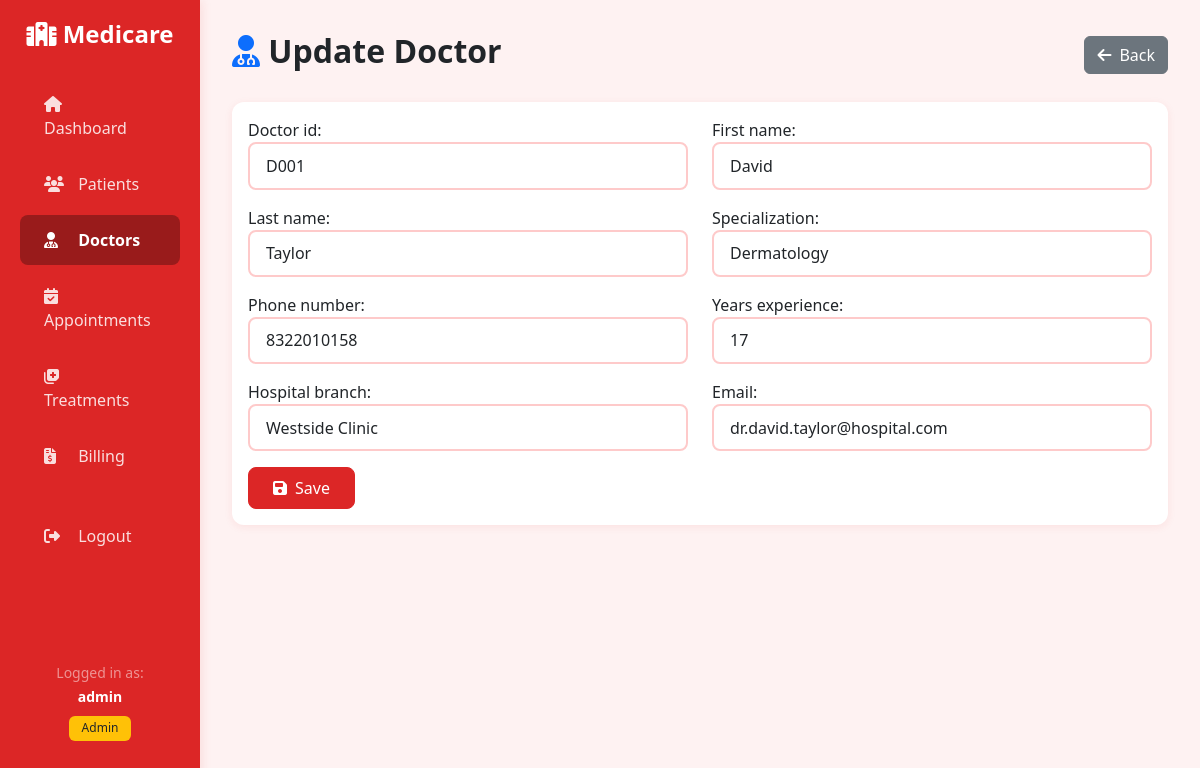
Page /doctors/D001/update/ (signed in) on the committed database.
### medicare/models.py (models this page shows, shortened)
class Doctor(models.Model):
    SPECIALIZATIONS = [
        ('Cardiology', 'Cardiology'),
        ('Dermatology', 'Dermatology'),
        ('Pediatrics', 'Pediatrics'),
        ('Oncology', 'Oncology'),
        ('Neurology', 'Neurology'),
        ('Orthopedics', 'Orthopedics'),
        ('Other', 'Other'),
    ]
    doctor_id = models.CharField(max_length=10, unique=True, primary_key=True)
    first_name = models.CharField(max_length=100)
    last_name = models.CharField(max_length=100)
    specialization = models.CharField(max_length=100, choices=SPECIALIZATIONS)
    phone_number = models.CharField(max_length=15)
    years_experience = models.IntegerField()
    hospital_branch = models.CharField(max_length=100)
    email = models.EmailField()
    class Meta:
        ordering = ['doctor_id']

### medicare/views.py (the view)
# urls.py: path('doctors/<str:pk>/update/', views.doctor_update, name='doctor_update'),
@login_required
def doctor_update(request, pk):
    doctor = get_object_or_404(Doctor, pk=pk)
    if request.method == 'POST':
        form = DoctorForm(request.POST, instance=doctor)
        if form.is_valid():
            form.save()
            messages.success(request, 'Doctor updated successfully!')
            return redirect('doctor_detail', pk=pk)
    else:
        form = DoctorForm(instance=doctor)
    return render(request, 'medicare/doctor_form.html', {'form': form, 'action': 'Update', 'doctor': doctor})

### medicare/forms.py
class DoctorForm(forms.ModelForm):
    class Meta:
        model = Doctor
        fields = '__all__'
        widgets = {
            'doctor_id': forms.TextInput(attrs={'class': 'form-control', 'placeholder': 'D001'}),
            'first_name': forms.TextInput(attrs={'class': 'form-control'}),
            'last_name': forms.TextInput(attrs={'class': 'form-control'}),
            'specialization': forms.Select(attrs={'class': 'form-control'}),
            'phone_number': forms.TextInput(attrs={'class': 'form-control'}),
            'years_experience': forms.NumberInput(attrs={'class': 'form-control'}),
            'hospital_branch': forms.TextInput(attrs={'class': 'form-control'}),
            'email': forms.EmailInput(attrs={'class': 'form-control'}),
        }

### templates/medicare/doctor_form.html (shortened to what this page needs)
{%extends 'medicare/base.html'%}
{%block content%}
<div class="d-flex justify-content-between align-items-center mb-4">
    <h1 class="h2 fw-bold"><i class="fas fa-user-md text-primary"></i> {{action}} Doctor</h1>
    <a href="{%url 'doctor_list'%}" class="btn btn-secondary">
        <i class="fas fa-arrow-left me-2"></i>Back
    </a>
</div>
<div class="card">
    <div class="card-body">
        <form method="post">
            <div class="row">
                {%for field in form%}
                <div class="col-md-6 mb-3">
                    {{field.label_tag}}
                    {{field}}
                </div>
                {%endfor%}
            </div>
            <button type="submit" class="btn btn-primary">
                <i class="fas fa-save me-2"></i>Save
            </button>
        </form>
    </div>
</div>
{%endblock%}

### templates/medicare/base.html (shortened to what this page needs)
<!DOCTYPE html>
<html lang="en">
<head>
    <link href="https://cdn.jsdelivr.net/npm/bootstrap@5.3.0/dist/css/bootstrap.min.css" rel="stylesheet">
    <link rel="stylesheet" href="https://cdnjs.cloudflare.com/ajax/libs/font-awesome/6.4.0/css/all.min.css">
</head>
<body>
    {% if user.is_authenticated %}
    <div class="container-fluid">
        <div class="row">
            <nav class="col-md-2 d-md-block sidebar">
                <div class="position-sticky pt-3">
                    <a href="{% url 'dashboard' %}" class="navbar-brand d-block text-center mb-4">
                        <i class="fas fa-hospital-alt"></i> Medicare
                    </a>
                    <ul class="nav flex-column">
                        <li class="nav-item">
                            <a class="nav-link {% if request.resolver_match.url_name == 'dashboard' %}active{% endif %}" href="{% url 'dashboard' %}">
                                <i class="fas fa-home"></i> Dashboard
                            </a>
                        </li>
                        {% if user.is_staff or user.is_superuser %}
                        <li class="nav-item">
                            <a class="nav-link {% if 'patient' in request.resolver_match.url_name %}active{% endif %}" href="{% url 'patient_list' %}">
                                <i class="fas fa-users"></i> Patients
                            </a>
                        </li>
                        <li class="nav-item">
                            <a class="nav-link {% if 'doctor' in request.resolver_match.url_name %}active{% endif %}" href="{% url 'doctor_list' %}">
                                <i class="fas fa-user-md"></i> Doctors
                            </a>
                        </li>
                        <li class="nav-item">
                            <a class="nav-link {% if 'appointment' in request.resolver_match.url_name %}active{% endif %}" href="{% url 'appointment_list' %}">
                                <i class="fas fa-calendar-check"></i> Appointments
                            </a>
                        </li>
                        <li class="nav-item">
                            <a class="nav-link {% if 'treatment' in request.resolver_match.url_name %}active{% endif %}" href="{% url 'treatment_list' %}">
                                <i class="fas fa-notes-medical"></i> Treatments
                            </a>
                        </li>
                        <li class="nav-item">
                            <a class="nav-link {% if 'billing' in request.resolver_match.url_name %}active{% endif %}" href="{% url 'billing_list' %}">
                                <i class="fas fa-file-invoice-dollar"></i> Billing
                            </a>
                        </li>
                        {% endif %}
                        <li class="nav-item mt-4">
                            <a class="nav-link" href="{% url 'logout' %}">
                                <i class="fas fa-sign-out-alt"></i> Logout
                            </a>
                        </li>
                    </ul>
                    <div class="text-center text-white-50 mt-5 pt-5">
                        <small>Logged in as:<br><strong class="text-white">{{ user.username }}</strong></small>
                        {% if user.is_staff or user.is_superuser %}
                        <br><span class="badge bg-warning text-dark mt-2">Admin</span>
                        {% else %}
                        <br><span class="badge bg-info mt-2">User</span>
                        {% endif %}
                    </div>
                </div>
            </nav>
            <main class="col-md-10 ms-sm-auto main-content">
                {% block content %}{% endblock %}
            </main>
        </div>
    </div>
    {% else %}
        {% block login_content %}{% endblock %}
    {% endif %}
</body>
</html>

### templates/medicare/base.html (style rules this page uses)
:root { --primary-color: #dc2626; --primary-hover: #b91c1c; --primary-dark: #991b1b; --secondary-color: #fca5a5; --success-color: #dc2626; --danger-color: #7f1d1d; --warning-color: #f87171; --info-color: #ef4444; --dark-color: #450a0a; --light-color: #fef2f2; --border-color: #fecaca; }
body { font-family: 'Segoe UI', Tahoma, Geneva, Verdana, sans-serif; background-color: var(--light-color); }
.sidebar { min-height: 100vh; background: #dc2626; box-shadow: 2px 0 10px rgba(220, 38, 38, 0.1); }
.sidebar .nav-link { color: rgba(255,255,255,0.85); padding: 0.8rem 1.5rem; transition: all 0.3s ease; border-radius: 8px; margin: 0.2rem 0.5rem; }
.sidebar .nav-link.active { background-color: #991b1b; color: white; font-weight: 600; }
.sidebar .nav-link i { margin-right: 10px; width: 20px; }
.main-content { padding: 2rem; }
.card { border: none; border-radius: 12px; box-shadow: 0 2px 8px rgba(220, 38, 38, 0.08); transition: transform 0.3s ease, box-shadow 0.3s ease; }
.btn-primary { background-color: var(--primary-color); border-color: var(--primary-color); padding: 0.5rem 1.5rem; border-radius: 8px; transition: all 0.3s ease; }
.badge { padding: 0.4rem 0.8rem; font-weight: 500; border-radius: 6px; }
.navbar-brand { font-size: 1.5rem; font-weight: 700; color: white !important; }
.form-control, .form-select { border-radius: 8px; border: 2px solid var(--border-color); padding: 0.6rem 1rem; }

### rows in the picture
Doctor: form "D001" "David" "Taylor" "Dermatology" "8322010158" "17" "Westside Clinic" "dr.david.taylor@hospital.com"

### other values in the picture
{{ user.username }} "admin"
{{ action }} "Update"
{{ field.label_tag }} "Doctor id:" "First name:" "Last name:" "Specialization:" "Phone number:" "Years experience:" "Hospital branch:" "Email:"
